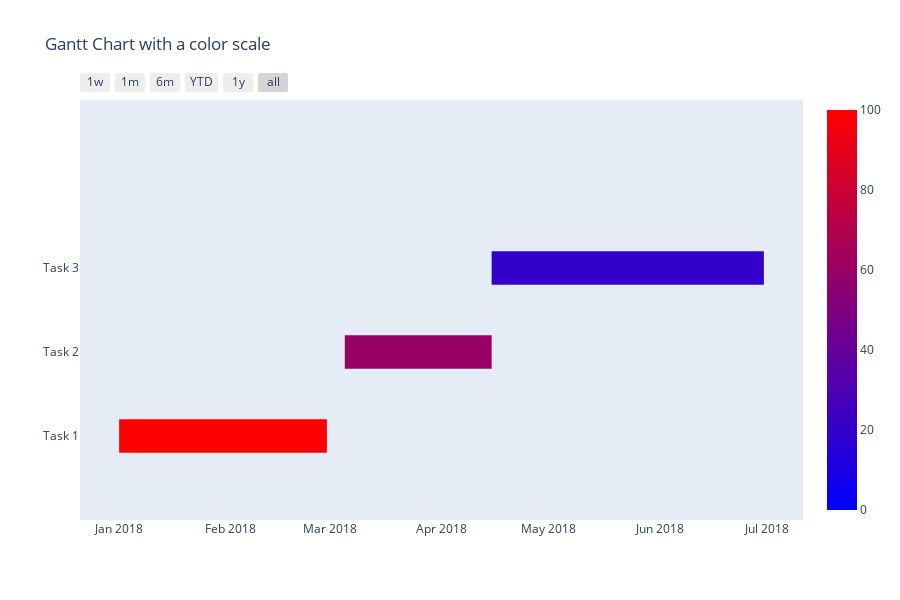

Source (notebook cell):
### Markdown cell above
#### Define the Gantt chart
* The <b>colors</b> attribute takes in the name of a built-in color scale or a list of RGB or Hexademical numbers
* <b>index_col</b> is used to specify which field should be represented using the color scale
* <b>show_colorbar</b> can be set to view the color scale as a reference

### Code cell
fig = ff.create_gantt(tasks, 
                      title = 'Gantt Chart with a color scale',
                      
                      colors = 'Picnic', 
                      index_col = 'Complete', 
                      show_colorbar = True)

offline.iplot(fig)

### Figure 1 — Plotly figure (JSON) as saved in the notebook; plotly's stock layout.template omitted (floating-point values rounded to 4 significant figures)
{"data": [{"fill": "toself", "fillcolor": "rgb(153.0, 0.0, 102.0)", "hoverinfo": "name", "legendgroup": "rgb(153.0, 0.0, 102.0)", "mode": "none", "name": "60", "showlegend": false, "type": "scatter", "x": ["2018-03-05", "2018-04-15", "2018-04-15", "2018-03-05"], "y": [0.8, 0.8, 1.2, 1.2]}, {"fill": "toself", "fillcolor": "rgb(255.0, 0.0, 0.0)", "hoverinfo": "name", "legendgroup": "rgb(255.0, 0.0, 0.0)", "mode": "none", "name": "100", "showlegend": false, "type": "scatter", "x": ["2018-01-01", "2018-02-28", "2018-02-28", "2018-01-01"], "y": [-0.2, -0.2, 0.2, 0.2]}, {"fill": "toself", "fillcolor": "rgb(51.0, 0.0, 204.0)", "hoverinfo": "name", "legendgroup": "rgb(51.0, 0.0, 204.0)", "mode": "none", "name": "20", "showlegend": false, "type": "scatter", "x": ["2018-04-15", "2018-06-30", "2018-06-30", "2018-04-15"], "y": [1.8, 1.8, 2.2, 2.2]}, {"legendgroup": "rgb(153.0, 0.0, 102.0)", "marker": {"color": "rgb(153.0, 0.0, 102.0)", "opacity": 0, "size": 1}, "mode": "markers", "name": "", "showlegend": false, "text": [null, null], "type": "scatter", "x": ["2018-03-05", "2018-04-15"], "y": [1, 1]}, {"legendgroup": "rgb(255.0, 0.0, 0.0)", "marker": {"cmax": 100, "cmin": 0, "color": "rgb(255.0, 0.0, 0.0)", "colorscale": [[0, "rgb(0.0, 0.0, 255.0)"], [1, "rgb(255.0, 0.0, 0.0)"]], "opacity": 0, "showscale": true, "size": 1}, "mode": "markers", "name": "", "showlegend": false, "text": [null, null], "type": "scatter", "x": ["2018-01-01", "2018-02-28"], "y": [0, 0]}, {"legendgroup": "rgb(51.0, 0.0, 204.0)", "marker": {"color": "rgb(51.0, 0.0, 204.0)", "opacity": 0, "size": 1}, "mode": "markers", "name": "", "showlegend": false, "text": [null, null], "type": "scatter", "x": ["2018-04-15", "2018-06-30"], "y": [2, 2]}], "layout": {"height": 600, "hovermode": "closest", "showlegend": false, "title": {"text": "Gantt Chart with a color scale"}, "xaxis": {"rangeselector": {"buttons": [{"count": 7, "label": "1w", "step": "day", "stepmode": "backward"}, {"count": 1, "label": "1m", "step": "month", "stepmode": "backward"}, {"count": 6, "label": "6m", "step": "month", "stepmode": "backward"}, {"count": 1, "label": "YTD", "step": "year", "stepmode": "todate"}, {"count": 1, "label": "1y", "step": "year", "stepmode": "backward"}, {"step": "all"}]}, "showgrid": false, "type": "date", "zeroline": false}, "yaxis": {"autorange": false, "range": [-1, 4], "showgrid": false, "ticktext": ["Task 1", "Task 2", "Task 3"], "tickvals": [0, 1, 2], "zeroline": false}}}
